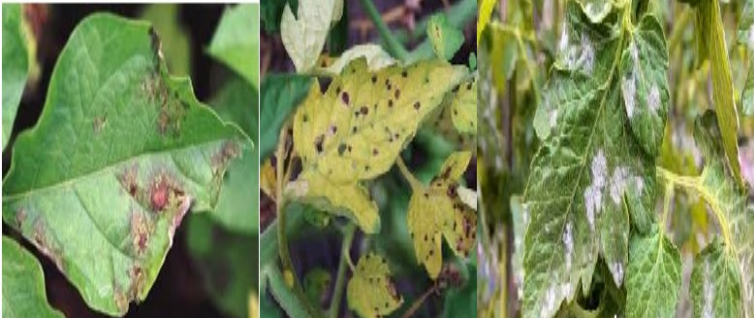
#> input picture Diseases.png, 754 x 318 px
$ python -i app.py   (imports and definitions only)   (older library calls are emulated)
#> lines starting #> are read from the running program, lines starting #| are printed output that depends on the picture
from PIL import Image
from skimage.feature import graycomatrix, graycoprops
import cv2 as cv
import streamlit as st
import numpy as np
from sklearn import preprocessing
import joblib
# [1 line not run here, left out]
# [1 line that did not run here, left out]
# [3 lines not run here, left out]
# [1 line that did not run here, left out]
# [3 lines not run here, left out]
# [1 line that did not run here, left out]
# [2 lines not run here, left out]
# [1 line that did not run here, left out]
# [4 lines not run here, left out]
# [1 line that did not run here, left out]
# [6 lines not run here, left out]
op = {0:"Result: Alternaria Alternata",1:"Result: Anthracnose",2:"Result: Bacterial Blight",3:"Result: Healthy"}

# Load and preprocess images
def preprocess_image(image, target_size=(224, 224)):
#> called with target_size = (224, 224)
    gray_image = cv.cvtColor(image, cv.COLOR_RGB2GRAY)
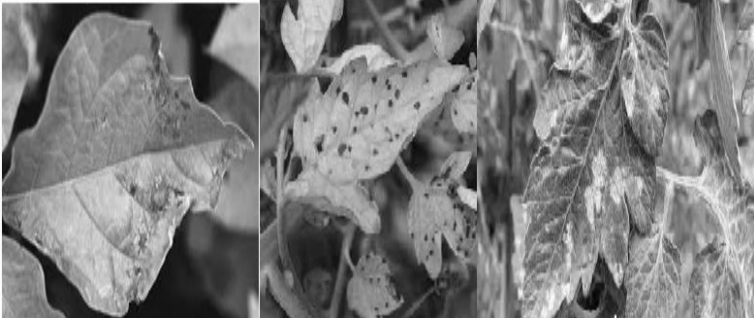
#> gray_image: shape (318, 754); min 2, max 255, mean 124.6
    resized_image = cv.resize(gray_image, target_size)
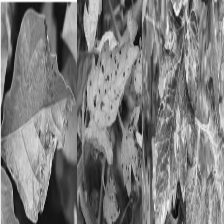
#> resized_image: shape (224, 224); min 6, max 255, mean 124.4
    return resized_image
def get_features(image):
    pil_image = Image.open(image).convert('RGB')
    open_cv_image = np.array(pil_image)
    gray = preprocess_image(open_cv_image)

    # distance 1 and angle 0
    glcm = graycomatrix(np.array(gray), [1], angles=[0], levels=256, symmetric=True, normed=True)

    contrast = graycoprops(glcm, prop="contrast")
#> contrast = [808.1]
    energy = graycoprops(glcm, prop='energy')
#> energy = [0.0106]
    homogeneity = graycoprops(glcm, prop='homogeneity')
#> homogeneity = [0.0939]
    correlation = graycoprops(glcm, prop='correlation')
#> correlation = [0.837]

    contrast_1_0 = (contrast[0][0])
#> contrast_1_0 = 808.1
    energy_1_0=(energy[0][0])
#> energy_1_0 = 0.0106
    homogeneity_1_0=(homogeneity[0][0])
#> homogeneity_1_0 = 0.0939
    correlation_1_0=(correlation[0][0])
#> correlation_1_0 = 0.837

    # distance 1 and angle 90

    glcm = graycomatrix(np.array(gray), [1], angles=[np.pi/2], levels=256, symmetric=True, normed=True)

    contrast = graycoprops(glcm, prop="contrast")
#> contrast = [112.3]
    energy = graycoprops(glcm, prop='energy')
#> energy = [0.0173]
    homogeneity = graycoprops(glcm, prop='homogeneity')
#> homogeneity = [0.236]
    correlation = graycoprops(glcm, prop='correlation')
#> correlation = [0.977]

    contrast_1_90=(contrast[0][0])
#> contrast_1_90 = 112.3
    energy_1_90=(energy[0][0])
#> energy_1_90 = 0.0173
    homogeneity_1_90=(homogeneity[0][0])
#> homogeneity_1_90 = 0.236
    correlation_1_90=(correlation[0][0])
#> correlation_1_90 = 0.977

    # distance 3 and angle 0

    glcm = graycomatrix(np.array(gray), [3], angles=[0], levels=256, symmetric=True, normed=True)

    contrast = graycoprops(glcm, prop="contrast")
#> contrast = [2089]
    energy = graycoprops(glcm, prop='energy')
#> energy = [0.00816]
    homogeneity = graycoprops(glcm, prop='homogeneity')
#> homogeneity = [0.0508]
    correlation = graycoprops(glcm, prop='correlation')
#> correlation = [0.579]

    contrast_3_0=(contrast[0][0])
#> contrast_3_0 = 2089
    energy_3_0=(energy[0][0])
#> energy_3_0 = 0.00816
    homogeneity_3_0=(homogeneity[0][0])
#> homogeneity_3_0 = 0.0508
    correlation_3_0=(correlation[0][0])
#> correlation_3_0 = 0.579

    # distance 3 and angle 90

    glcm = graycomatrix(np.array(gray), [3], angles=[np.pi/2], levels=256, symmetric=True, normed=True)

    contrast = graycoprops(glcm, prop="contrast")
#> contrast = [632.8]
    energy = graycoprops(glcm, prop='energy')
#> energy = [0.0114]
    homogeneity = graycoprops(glcm, prop='homogeneity')
#> homogeneity = [0.111]
    correlation = graycoprops(glcm, prop='correlation')
#> correlation = [0.872]

    contrast_3_90=(contrast[0][0])
#> contrast_3_90 = 632.8
    energy_3_90=(energy[0][0])
#> energy_3_90 = 0.0114
    homogeneity_3_90=(homogeneity[0][0])
#> homogeneity_3_90 = 0.111
    correlation_3_90=(correlation[0][0])
#> correlation_3_90 = 0.872

    # distance 5 and angle 0

    glcm = graycomatrix(np.array(gray), [5], angles=[0], levels=256, symmetric=True, normed=True)

    contrast = graycoprops(glcm, prop="contrast")
#> contrast = [2892.5]
    energy = graycoprops(glcm, prop='energy')
#> energy = [0.00743]
    homogeneity = graycoprops(glcm, prop='homogeneity')
#> homogeneity = [0.0375]
    correlation = graycoprops(glcm, prop='correlation')
#> correlation = [0.418]

    contrast_5_0=(contrast[0][0])
#> contrast_5_0 = 2892.5
    energy_5_0=(energy[0][0])
#> energy_5_0 = 0.00743
    homogeneity_5_0=(homogeneity[0][0])
#> homogeneity_5_0 = 0.0375
    correlation_5_0=(correlation[0][0])
#> correlation_5_0 = 0.418

    # distance 5 and angle 90

    glcm = graycomatrix(np.array(gray), [5], angles=[np.pi/2], levels=256, symmetric=True, normed=True)

    contrast = graycoprops(glcm, prop="contrast")
#> contrast = [1079.4]
    energy = graycoprops(glcm, prop='energy')
#> energy = [0.00979]
    homogeneity = graycoprops(glcm, prop='homogeneity')
#> homogeneity = [0.0796]
    correlation = graycoprops(glcm, prop='correlation')
#> correlation = [0.78]

    contrast_5_90=(contrast[0][0])
#> contrast_5_90 = 1079.4
    energy_5_90=(energy[0][0])
#> energy_5_90 = 0.00979
    homogeneity_5_90=(homogeneity[0][0])
#> homogeneity_5_90 = 0.0796
    correlation_5_90=(correlation[0][0])
#> correlation_5_90 = 0.78

    # distance 5 and angle 45

    glcm = graycomatrix(np.array(gray), [5], angles=[np.pi/4], levels=256, symmetric=True, normed=True)

    contrast = graycoprops(glcm, prop="contrast")
#> contrast = [2675]
    energy = graycoprops(glcm, prop='energy')
#> energy = [0.00761]
    homogeneity = graycoprops(glcm, prop='homogeneity')
#> homogeneity = [0.0401]
    correlation = graycoprops(glcm, prop='correlation')
#> correlation = [0.453]

    contrast_5_45=(contrast[0][0])
#> contrast_5_45 = 2675
    energy_5_45=(energy[0][0])
#> energy_5_45 = 0.00761
    homogeneity_5_45=(homogeneity[0][0])
#> homogeneity_5_45 = 0.0401
    correlation_5_45=(correlation[0][0])
#> correlation_5_45 = 0.453

    # distance 3 and angle 45

    glcm = graycomatrix(np.array(gray), [3], angles=[np.pi/4], levels=256, symmetric=True, normed=True)

    contrast = graycoprops(glcm, prop="contrast")
#> contrast = [1676.1]
    energy = graycoprops(glcm, prop='energy')
#> energy = [0.0087]
    homogeneity = graycoprops(glcm, prop='homogeneity')
#> homogeneity = [0.0593]
    correlation = graycoprops(glcm, prop='correlation')
#> correlation = [0.658]

    contrast_3_45=(contrast[0][0])
#> contrast_3_45 = 1676.1
    energy_3_45=(energy[0][0])
#> energy_3_45 = 0.0087
    homogeneity_3_45=(homogeneity[0][0])
#> homogeneity_3_45 = 0.0593
    correlation_3_45=(correlation[0][0])
#> correlation_3_45 = 0.658

    # distance 1 and angle 45

    glcm = graycomatrix(np.array(gray), [1], angles=[np.pi/4], levels=256, symmetric=True, normed=True)

    contrast = graycoprops(glcm, prop="contrast")
#> contrast = [867.4]
    energy = graycoprops(glcm, prop='energy')
#> energy = [0.0103]
    homogeneity = graycoprops(glcm, prop='homogeneity')
#> homogeneity = [0.0899]
    correlation = graycoprops(glcm, prop='correlation')
#> correlation = [0.824]

    contrast_1_45=(contrast[0][0])
#> contrast_1_45 = 867.4
    energy_1_45=(energy[0][0])
#> energy_1_45 = 0.0103
    homogeneity_1_45=(homogeneity[0][0])
#> homogeneity_1_45 = 0.0899
    correlation_1_45=(correlation[0][0])
#> correlation_1_45 = 0.824

    features = {'contrast_1_0': contrast_1_0, 'energy_1_0': energy_1_0, 'homogeneity_1_0': homogeneity_1_0, 'correlation_1_0': correlation_1_0,
		'contrast_1_90': contrast_1_90, 'energy_1_90': energy_1_90, 'homogeneity_1_90': homogeneity_1_90, 'correlation_1_90': correlation_1_90,
		'contrast_3_0': contrast_3_0, 'energy_3_0': energy_3_0, 'homogeneity_3_0': homogeneity_3_0, 'correlation_3_0': correlation_3_0,
		'contrast_3_90': contrast_3_90, 'energy_3_90': energy_3_90, 'homogeneity_3_90': homogeneity_3_90, 'correlation_3_90': correlation_3_90,
                'contrast_5_0': contrast_5_0, 'energy_5_0': energy_5_0, 'homogeneity_5_0': homogeneity_5_0, 'correlation_5_0': correlation_5_0,
		'contrast_5_90': contrast_5_90, 'energy_5_90': energy_5_90, 'homogeneity_5_90': homogeneity_5_90, 'correlation_5_90': correlation_5_90,
		'contrast_1_45': contrast_1_45, 'energy_1_45': energy_1_45, 'homogeneity_1_45': homogeneity_1_45, 'correlation_1_45': correlation_1_45,
		'contrast_3_45': contrast_3_45, 'energy_3_45': energy_3_45, 'homogeneity_3_45': homogeneity_3_45, 'correlation_3_45': correlation_3_45,
		'contrast_5_45': contrast_5_45, 'energy_5_45': energy_5_45, 'homogeneity_5_45': homogeneity_5_45, 'correlation_5_45': correlation_5_45,
		}
    return features

# [13 lines not run here, left out]

>>> result = get_features('Diseases.png')
#> result = 36 items
